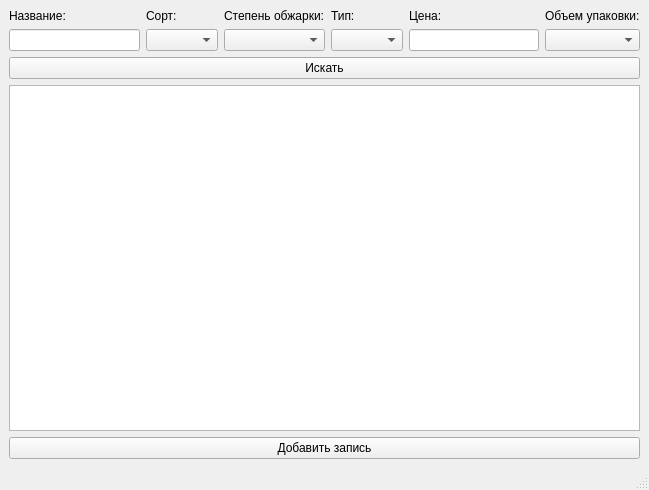
<?xml version="1.0" encoding="UTF-8"?>
<ui version="4.0">
 <class>MainWindow</class>
 <widget class="QMainWindow" name="MainWindow">
  <property name="geometry">
   <rect>
    <x>0</x>
    <y>0</y>
    <width>649</width>
    <height>490</height>
   </rect>
  </property>
  <property name="windowTitle">
   <string>Кофемашина (:</string>
  </property>
  <widget class="QWidget" name="centralwidget">
   <layout class="QVBoxLayout" name="verticalLayout_2">
    <item>
     <layout class="QGridLayout" name="gridLayout">
      <item row="1" column="3">
       <widget class="QComboBox" name="comboBox_type"/>
      </item>
      <item row="1" column="1">
       <widget class="QComboBox" name="comboBox_varienties"/>
      </item>
      <item row="2" column="0" colspan="6">
       <widget class="QPushButton" name="pushButton">
        <property name="text">
         <string>Искать</string>
        </property>
       </widget>
      </item>
      <item row="1" column="5">
       <widget class="QComboBox" name="comboBox_size"/>
      </item>
      <item row="1" column="2">
       <widget class="QComboBox" name="comboBox_degree"/>
      </item>
      <item row="0" column="5">
       <widget class="QLabel" name="label_6">
        <property name="text">
         <string>Объем упаковки:</string>
        </property>
       </widget>
      </item>
      <item row="0" column="2">
       <widget class="QLabel" name="label_3">
        <property name="text">
         <string>Степень обжарки:</string>
        </property>
       </widget>
      </item>
      <item row="0" column="1">
       <widget class="QLabel" name="label_2">
        <property name="text">
         <string>Сорт:</string>
        </property>
       </widget>
      </item>
      <item row="1" column="4">
       <widget class="QLineEdit" name="cost"/>
      </item>
      <item row="3" column="0" colspan="6">
       <widget class="QTableWidget" name="tableWidget"/>
      </item>
      <item row="0" column="0">
       <widget class="QLabel" name="label">
        <property name="text">
         <string>Название:</string>
        </property>
       </widget>
      </item>
      <item row="0" column="4">
       <widget class="QLabel" name="label_5">
        <property name="text">
         <string>Цена:</string>
        </property>
       </widget>
      </item>
      <item row="0" column="3">
       <widget class="QLabel" name="label_4">
        <property name="text">
         <string>Тип:</string>
        </property>
       </widget>
      </item>
      <item row="1" column="0">
       <widget class="QLineEdit" name="title"/>
      </item>
      <item row="4" column="0" colspan="6">
       <widget class="QPushButton" name="pushButton_2">
        <property name="text">
         <string>Добавить запись</string>
        </property>
       </widget>
      </item>
     </layout>
    </item>
   </layout>
  </widget>
  <widget class="QMenuBar" name="menubar">
   <property name="geometry">
    <rect>
     <x>0</x>
     <y>0</y>
     <width>649</width>
     <height>22</height>
    </rect>
   </property>
  </widget>
  <widget class="QStatusBar" name="statusbar"/>
 </widget>
 <resources/>
 <connections/>
</ui>
